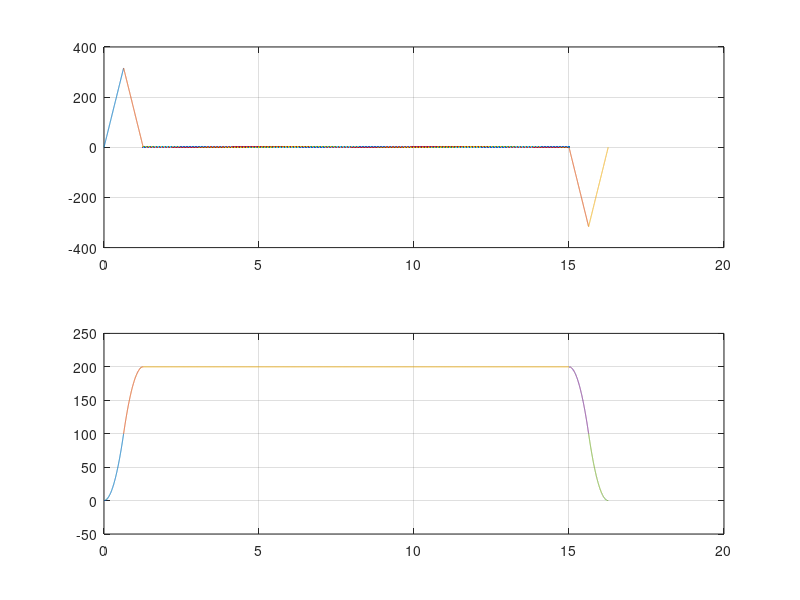

MATLAB code to generate this figure:
close all;
clear all;
clc;

hold on;

Vs = 0;
Ve = Vs;
Vc = 200;
L = 3000;

J = 500;

T = sqrt((Vc - Vs) / J);
Sa = (Vc + Vs) * T;

T1 = T;
T2 = T;
T3 = (L - 2 * Sa) / Vc;
T4 = T;
T5 = T;

t1 = linspace(0          , T          , 1000);
t2 = linspace(T          , 2 * T      , 1000);
t3 = linspace(2 * T      , 2 * T + T3 , 1000);
t4 = linspace(2 * T + T3 , 3 * T + T3 , 1000);
t5 = linspace(3 * T + T3 , 4 * T + T3 , 1000);

a1 = J * t1;
a2 = 2 * J * T - J * t2;
a3 = 0;
a4 = 2 * J * T - J * (t4 - T3);
a5 = -4 * J * T + J * (t5 - T3);

v1 = Vs + 1/2 * J * t1.^2;
v2 = Vs -     J * T^2 + 2 * J * T * t2 - 1/2 * J * t2.^2;
v3 = Vc * ones(1,1000);
v4 = Vs -     J * T^2 + 2 * J * T * (t4 - T3) - 1/2 * J * (t4 - T3).^2;
v5 = Vs - 4 * J * T * (t5 - T3) + 1/2 * J * (t5 - T3).^2 + 8 * J * T^2;

subplot(2,1,1);
plot(t1,a1,t2,a2,t3,a3,t4,a4,t5,a5);
grid on;

subplot(2,1,2);
plot(t1,v1,t2,v2,t3,v3,t4,v4,t5,v5);
grid on;

